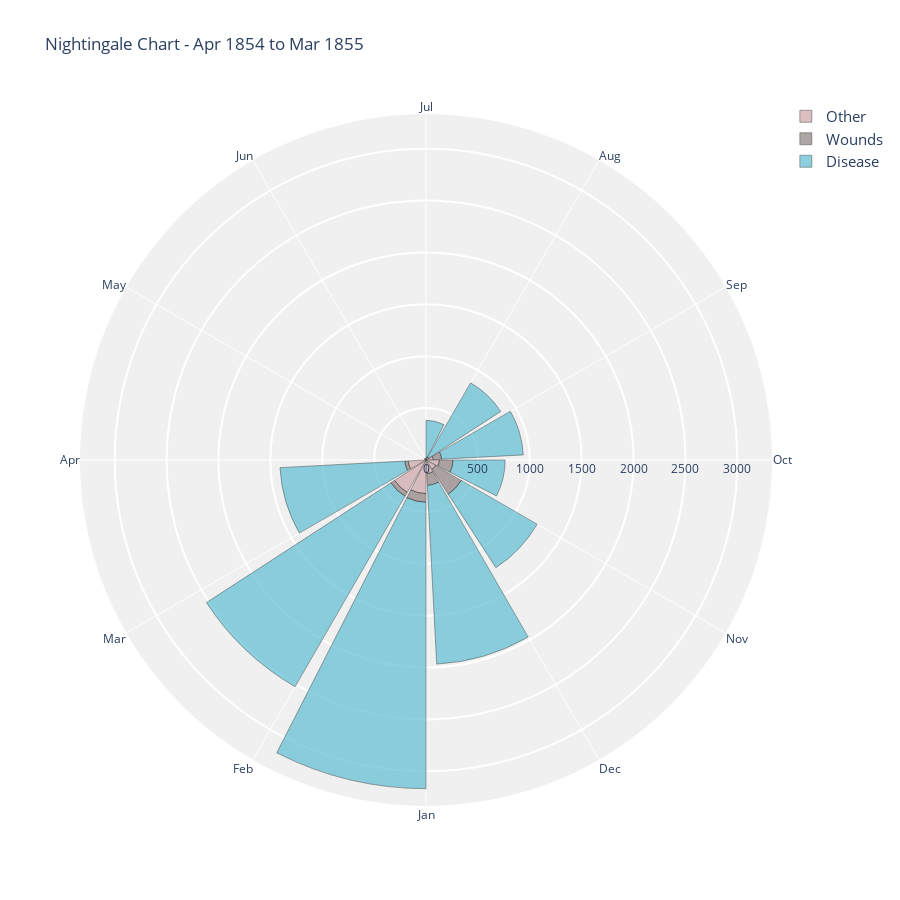

Notebook code cell kept with this figure:
### Code cell
# These are the parameters for the Plotly visualization

#fig = make_subplots()
fig = go.Figure()

# This "trace" will display the "other" data
fig.add_trace(go.Barpolar(
    r = list(nightingdata1['Other']),
    theta=list(nightingdata1['Month']),
    offset=12,
    name = 'Other',
    marker_color='rgb(204,164,168)',
    marker_line_color="black",
    hoverinfo = ['all'],
    opacity=0.7
))

# This "trace" will display the "wounds" data
fig.add_trace(go.Barpolar(
    r = list(nightingdata1['Wounds']),
    theta=list(nightingdata1['Month']),
    offset=12,
    name = 'Wounds',
    marker_color='rgb(141,127,127)',
    marker_line_color="black",
    hoverinfo = ['all'],
    opacity=0.7
))

# This "trace" will display the "disease" data
fig.add_trace(go.Barpolar(
    r = list(nightingdata1['Disease']),
    theta=list(nightingdata1['Month']),
    offset=12,
    name = 'Disease',
    marker_color='rgb(93,188,210)',
    marker_line_color="black",
    hoverinfo = ['all'],
    opacity=0.7
))

# This code is responsible for the layout of your figure
# (remember the Matplotlib "Anatomy of a Figure" at https://matplotlib.org/3.1.1/gallery/showcase/anatomy.html)
# Plotly builds on it
fig.update_layout(
    title='Nightingale Chart - Apr 1854 to Mar 1855',
    font_size=12,
    legend_font_size=15,
    polar_angularaxis_rotation=180,
    width=900,
    height=900,

    polar = dict(
        bgcolor = "rgb(240,240,240)",
        angularaxis =
                dict(
                    linewidth = 3,
                    showline=False,
                    direction = "clockwise",
                    linecolor='black'
                    ),
        radialaxis =
                dict(
                    showline = False,
                    linewidth = 2,
                    gridcolor = "white",
                    gridwidth = 2,
                    )
                ),
            )
#plotly.offline.plot(fig, filename='nightingale.html')
fig.show()

### Figure 1 — Plotly figure (JSON) as saved in the notebook; plotly's stock layout.template omitted (floating-point values rounded to 4 significant figures)
{"data": [{"hoverinfo": ["all"], "marker": {"color": "rgb(204,164,168)", "line": {"color": "black"}}, "name": "Other", "offset": 12, "opacity": 0.7, "r": [5, 9, 6, 23, 30, 70, 128, 106, 131, 324, 361, 172], "theta": ["Apr", "May", "Jun", "Jul", "Aug", "Sep", "Oct", "Nov", "Dec", "Jan", "Feb", "Mar"], "type": "barpolar"}, {"hoverinfo": ["all"], "marker": {"color": "rgb(141,127,127)", "line": {"color": "black"}}, "name": "Wounds", "offset": 12, "opacity": 0.7, "r": [0, 0, 0, 0, 1, 81, 132, 287, 114, 83, 42, 32], "theta": ["Apr", "May", "Jun", "Jul", "Aug", "Sep", "Oct", "Nov", "Dec", "Jan", "Feb", "Mar"], "type": "barpolar"}, {"hoverinfo": ["all"], "marker": {"color": "rgb(93,188,210)", "line": {"color": "black"}}, "name": "Disease", "offset": 12, "opacity": 0.7, "r": [1, 12, 11, 359, 828, 788, 503, 844, 1725, 2761, 2120, 1205], "theta": ["Apr", "May", "Jun", "Jul", "Aug", "Sep", "Oct", "Nov", "Dec", "Jan", "Feb", "Mar"], "type": "barpolar"}], "layout": {"font": {"size": 12}, "height": 900, "legend": {"font": {"size": 15}}, "polar": {"angularaxis": {"direction": "clockwise", "linecolor": "black", "linewidth": 3, "rotation": -180, "showline": false}, "bgcolor": "rgb(240,240,240)", "radialaxis": {"gridcolor": "white", "gridwidth": 2, "linewidth": 2, "showline": false}}, "title": {"text": "Nightingale Chart - Apr 1854 to Mar 1855"}, "width": 900}}
